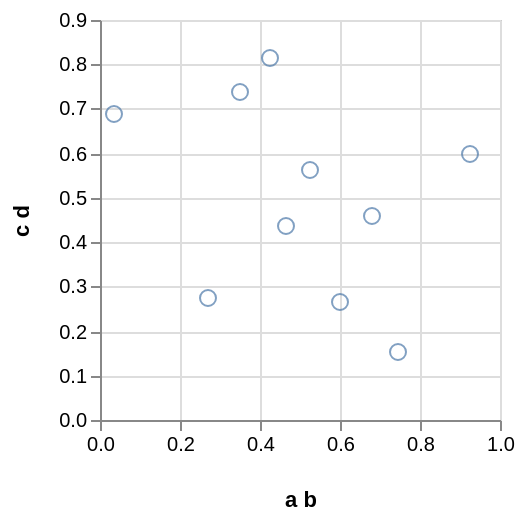

Write the Vega-Lite specification saved for this chart.
### Vega specification from a JSON file in a GitHub repository (floating-point values rounded to 4 significant figures)
{"$schema": "https://vega.github.io/schema/vega/v3.0.json", "autosize": "pad", "padding": 5, "encode": {"update": {"stroke": {"value": "#ccc"}, "fill": {"value": "transparent"}}}, "data": [{"name": "source_0", "values": [{"a b": 0.9229, "c d": 0.5983}, {"a b": 0.682, "c d": 0.46}, {"a b": 0.03553, "c d": 0.6864}, {"a b": 0.3491, "c d": 0.7368}, {"a b": 0.4248, "c d": 0.813}, {"a b": 0.5239, "c d": 0.5616}, {"a b": 0.4668, "c d": 0.4366}, {"a b": 0.2692, "c d": 0.2747}, {"a b": 0.601, "c d": 0.2649}, {"a b": 0.7458, "c d": 0.1544}]}, {"name": "data_0", "source": "source_0", "transform": [{"type": "formula", "expr": "toNumber(datum[\"a b\"])", "as": "a b"}, {"type": "formula", "expr": "toNumber(datum[\"c d\"])", "as": "c d"}, {"type": "filter", "expr": "datum[\"a b\"] !== null && !isNaN(datum[\"a b\"]) && datum[\"c d\"] !== null && !isNaN(datum[\"c d\"])"}]}], "signals": [{"name": "width", "update": "200"}, {"name": "height", "update": "200"}], "marks": [{"name": "marks", "type": "symbol", "clip": true, "role": "point", "from": {"data": "data_0"}, "encode": {"update": {"x": {"scale": "x", "field": "a b"}, "y": {"scale": "y", "field": "c d"}, "stroke": {"value": "#4c78a8"}, "fill": {"value": "transparent"}, "opacity": {"value": 0.7}}}}], "scales": [{"name": "x", "type": "linear", "domain": {"data": "data_0", "field": "a b"}, "range": [0, {"signal": "width"}], "round": true, "nice": true, "zero": true}, {"name": "y", "type": "linear", "domain": {"data": "data_0", "field": "c d"}, "range": [{"signal": "height"}, 0], "round": true, "nice": true, "zero": true}], "axes": [{"scale": "x", "labelOverlap": true, "maxExtent": 30, "minExtent": 30, "orient": "bottom", "tickCount": 5, "title": "a b", "zindex": 1}, {"scale": "x", "domain": false, "grid": true, "labels": false, "orient": "bottom", "tickCount": 5, "ticks": false, "zindex": 0, "gridScale": "y"}, {"scale": "y", "maxExtent": 30, "minExtent": 30, "orient": "left", "title": "c d", "zindex": 1}, {"scale": "y", "domain": false, "grid": true, "labels": false, "orient": "left", "ticks": false, "zindex": 0, "gridScale": "x"}], "config": {"axis": {"quantitativeExtent": 30}}}
